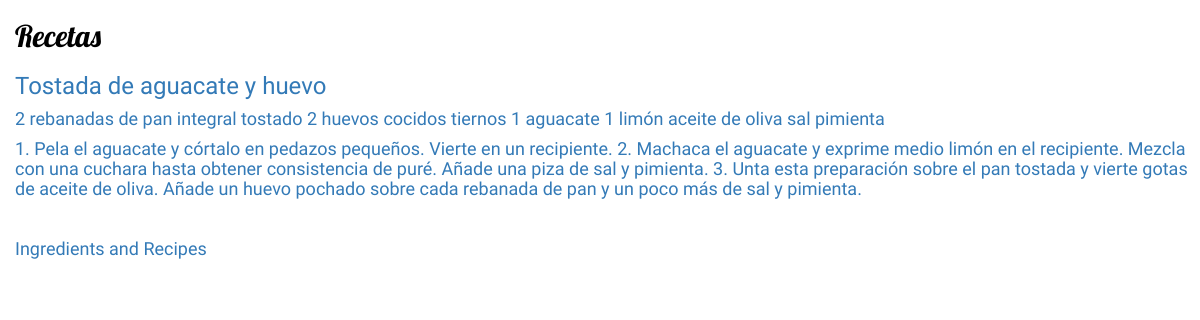
The page /verRecetas/10 on the database its author committed.
### RecipesAndFun/models.py (models this page shows, shortened)
class receta(models.Model):
    nombre_receta= models.CharField(max_length=100)
    ingredientes= models.TextField(help_text='Escribe los ingredientes')
    preparacion= models.TextField(verbose_name='Preparacion')
    tiempo_preparacion= models.IntegerField
    comentarios= models.CharField(help_text='Espacio para comentarios', max_length=1000, null=True)
    puntuacion= models.IntegerField
    fecha_publicacion= models.DateTimeField(blank=True, null=True)
    autor= models.ForeignKey(User, on_delete=models.CASCADE)

### RecipesAndFun/views.py (the view)
class RecipeDetail(DetailView):
    model = receta
    template_name = 'verReceta.html'
    def get_context_data(self, **kwargs):
        context = super(RecipeDetail, self).get_context_data(**kwargs)
        return context

### templates/verReceta.html (shortened to what this page needs)
{% load static %}
<head>
    <link rel="stylesheet" href="//maxcdn.bootstrapcdn.com/bootstrap/3.2.0/css/bootstrap.min.css">
    <link rel="stylesheet" href="//maxcdn.bootstrapcdn.com/bootstrap/3.2.0/css/bootstrap-theme.min.css">
    <link rel="stylesheet" href="{% static 'recipesandfun.css' %}">
    <h2>Recetas</h2>
</head>
<body>
    <div>
        <h3><a >{{ receta.nombre_receta }}</a></h3>
        <h4><a >{{ receta.ingredientes }}</a></h4>
        <h4><a >{{ receta.preparacion }}</a></h4>
    </div>
<br>
    <h4><a href="/listaIngredientes">Ingredients and Recipes </a></h4>
</body>

### static/recipesandfun.css (style rules this page uses)
h1, h2 { color: #000000; font-family: 'Lobster'; }
h3, h4, h5 { font-family: 'Abel', sans-serif; }
body { padding-left: 15px; }

### rows shown on the page
receta: nombre_receta "Tostada de aguacate y huevo", ingredientes "2 rebanadas de pan integral tostado 2 huevos cocidos tiernos 1 aguacate 1 limón aceite de oliva sal pimienta", preparacion "1. Pela el aguacate y córtalo en pedazos pequeños. Vierte en un recipiente. 2. Machaca el aguacate y exprime medio limón en el recipiente. Mezcla con una cuchara hasta obtener consistencia de puré. Añade una piza de sal y pimienta. 3. Unta esta preparación sobre el pan tostada y vierte gotas de aceite de oliva. Añade un huevo pochado sobre cada rebanada de pan y un poco más de sal y pimienta."
